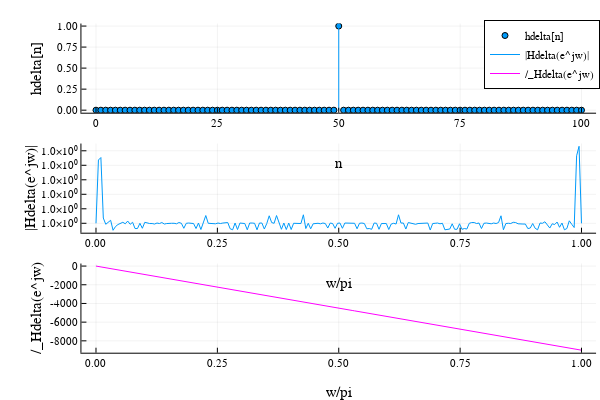

The notebook cell this image was saved under:
### Markdown cell above
### b) Filtro passa-altas com frequência de corte $w_{c} = \pi / 4$ e ganho 1

A anti-transformada de Fourier em Tempo Discreto irá fornecer a expressão do filtro ideal em função de n, dada por:

$H_{PA}(e^{jw})= 1 - H_{PB}(e^{jw}) $


$h_{d}[n] = \delta[n] - h_{PB}[n] = \delta[n] - (w_{c}/\pi)*sinc((w_{c}/\pi)*n) $

Portanto, pelo critérios dos mínimos quadrados, o filtro realizável que melhor aproxima é:

$h[n] = h_{d}[n - L].p_{n}[n]$ , sendo $L = (N-1)/2$ para N ímpar e truncado em N = 101 coeficientes

### Code cell
N = 101

n = 0:N-1

#L = N/2 se N é par

L = Int((N-1)/2) #se N é impar

ωc = π/4

#Resposta em frequência do delta[n - L]

hdelta = zeros(N)

hdelta[L+1] = 1

p1 = plot(n, hdelta, line = :stem, xlabel = "n", ylabel = "hdelta[n]", label = "hdelta[n]"; marker = (:circle, 3))

w = range(0 , pi, length = 200)

hdeltaf = PolynomialRatio(hdelta , [1])

Hdelta = freqz(hdeltaf, w)

p2 = plot(w/pi, abs.(Hdelta), xlabel = "w/pi", ylabel = "|Hdelta(e^jw)|", label = "|Hdelta(e^jw)|")

p3 = plot(w/pi,  unwrap(angle.(Hdelta))*180/pi, xlabel = "w/pi", ylabel = "/_Hdelta(e^jw)", label = "/_Hdelta(e^jw)", line = :magenta)

plot(p1, p2,  p3, layout = (3,1))
